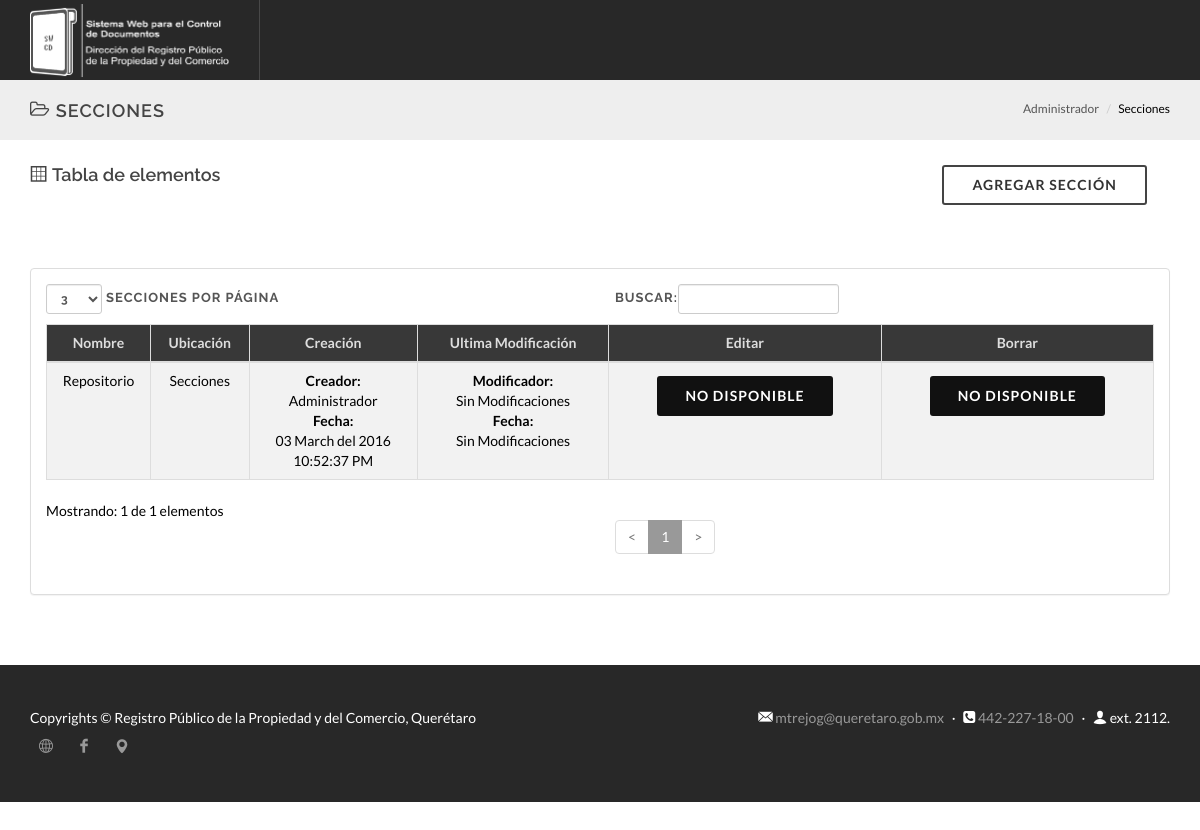
The page /administrador/secciones.php (signed in) on the database its author committed.
### tables this page shows
CREATE TABLE IF NOT EXISTS `secciones` (
  `id_seccion` int(11) NOT NULL AUTO_INCREMENT,
  `nom_seccion` varchar(100) NOT NULL,
  `path_seccion` varchar(1000) NOT NULL,
  `uc_seccion` int(11) NOT NULL,
  `fc_seccion` datetime NOT NULL,
  `um_seccion` int(11) DEFAULT NULL,
  `fm_seccion` datetime DEFAULT NULL,
  PRIMARY KEY (`id_seccion`),
  KEY `fk_SECCIONES_USUARIOS1_idx` (`uc_seccion`),
  KEY `fk_SECCIONES_USUARIOS2_idx` (`um_seccion`)
);

CREATE TABLE IF NOT EXISTS `usuarios` (
  `id_usuario` int(11) NOT NULL AUTO_INCREMENT,
  `no_usuario` int(11) NOT NULL,
  `nom_usuario` varchar(100) NOT NULL,
  `pass_usuario` varchar(32) NOT NULL,
  `email_usuario` varchar(80) NOT NULL,
  `tel_usuario` varchar(100) DEFAULT NULL,
  `ext_usuario` varchar(100) DEFAULT NULL,
  `subdir_usuario` int(11) NOT NULL,
  `area_usuario` int(11) NOT NULL,
  `proc_usuario` int(11) NOT NULL,
  `nivel_usuario` varchar(45) NOT NULL,
  `status_usuario` varchar(45) DEFAULT NULL,
  `uc_usuario` int(11) DEFAULT NULL,
  `fc_usuario` datetime DEFAULT NULL,
  `um_usuario` int(11) DEFAULT NULL,
  `fm_usuario` datetime DEFAULT NULL,
  PRIMARY KEY (`id_usuario`),
  KEY `fk_USUARIOS_PROCESOS1_idx` (`proc_usuario`),
  KEY `fk_USUARIOS_SUBDIRECCIONES1_idx` (`subdir_usuario`),
  KEY `fk_USUARIOS_AREAS1_idx` (`area_usuario`),
  KEY `fk_USUARIOS_USUARIOS1_idx` (`uc_usuario`),
  KEY `fk_USUARIOS_USUARIOS2_idx` (`um_usuario`)
);

### lib/class/Conexion.php (called while the page is built, shortened)
<?php
class Conexion
{
    private static $instancia;
    private $con;
    private function __construct()
    {
    try
    {
    $this->con = new PDO('mysql:host=localhost;dbname=rppc','root','');
    $this->con->exec("SET CHARSET utf8");
    }catch(PDOException $e)
    {
    echo "Error: ".$e->getMessage();
    die();
    }
    }
    public static function sing_conexion()
    {
      if(!Isset(self::$instancia))
      {
       self::$instancia = new $miclase;
      }
        return self::$instancia;
    }
    public function prepare($sql)
    {
       return $this->con->prepare($sql);
    }
}

### lib/class/Seccion.php (called while the page is built, shortened)
<?php
require_once 'Conexion.php';
class Seccion
{
private $con;
public function __construct()
{
 $this->con = Conexion::sing_conexion();
}
public function showData($id= null)
{
    try{
$sql ="SELECT * FROM secciones";
    $consulta = $this->con->prepare($sql);
    $consulta->execute();
    $this->con=NULL;
        if($consulta->rowCount()>0)
        {
            return $consulta;
        }else{
            return false;
        }
    }catch(PDOException $e){
      print "Error: ".$e->getMessage();
    }
}
}

### lib/class/Usuario.php (called while the page is built, shortened)
<?php
require_once 'Conexion.php';
class Usuario
{
private $con;
public function __construct()
{
 $this->con = Conexion::sing_conexion();
}
public function showData($id= null)
{
    try{
$sql ="SELECT * FROM usuarios,subdirecciones,areas,procesos
where subdir_usuario=id_subdireccion AND area_usuario=id_area AND proc_usuario=id_proceso ";
if($id != NULL){
    if($id == "Administrador"){
        $sql.=" AND nivel_usuario = 'Administrador'";
    }else{
        if($id == "Inactivo"){
            $sql.="AND status_usuario='Inactivo'";
        }else{
            $sql.=" AND id_usuario = ?";
        }
    }}else{
    $sql.="AND status_usuario='Activo'";
    }
    $consulta = $this->con->prepare($sql);
        if($id != NULL)
        {if($id != "Administrador"){
         if($id != "Inactivo"){
        $consulta->bindParam(1,$id);
        }}}
    $consulta->execute();
    $this->con=NULL;
        if($consulta->rowCount()>0)
        {
            return $consulta;
        }else{
            return false;
        }
    }catch(PDOException $e){
      print "Error: ".$e->getMessage();
    }
}
}

### administrador/secciones.php (the view, shortened to what this page needs)
<?php
include_once '../lib/class/Seccion.php';
include_once '../lib/class/Usuario.php';
$classSecciones = new Seccion();
$dataSeccion = $classSecciones -> showData();
?>
<!DOCTYPE html>
<html lang="es">
<head>
	<link rel="stylesheet" href="css/bootstrap.css" type="text/css" />
	<link rel="stylesheet" href="css/style.css" type="text/css" />
	<link rel="stylesheet" href="css/dark.css" type="text/css" />
	<link rel="stylesheet" href="css/animate.css" type="text/css" />
	<link rel="stylesheet" href="css/font-icons.css" type="text/css" />
	<link rel="stylesheet" href="css/responsive.css" type="text/css" />
	<link rel="stylesheet" href="css/magnific-popup.css" type="text/css" />
</head>
<body class="stretched side-panel-left" data-loader="4" data-loader-color="#999">
	<div id="wrapper" class="clearfix">
		<header id="header" class="full-header dark">
			<div id="header-wrap">
				<div class="container clearfix">
					<div id="logo">
						<a href="index.php" class="standard-logo side-panel-trigger">
						<img src="../res/images/logos/logoSWCD.png" alt="Logo RPPC">
						</a>
					</div>
				</div>
			</div>
		</header>
		<section id="page-title" class="page-title-mini">
			<div class="container clearfix">
				<h1><i class="icon-folder-open-alt"></i> Secciones</h1>
				<ol class="breadcrumb">
					<li><a href="index.php">Administrador</a></li>
					<li>Secciones</li>
				</ol>
			</div>
		</section>
		<section id="content">
			<div class="content-wrap-short">
				<div class="container clearfix">
                   <div class="col_three_fourth"><h4>
                   <i class="icon-grid"></i> Tabla de elementos</h4></div>
                   <div class="col_one_fourth col_last center">
                   <a href="form-secciones.php" class="button button-rounded button-reveal button-teal button-border tright"><i class="icon-plus-sign2"></i><span>Agregar Sección</span></a></div>
                    <div class="col_full">
						<div class="panel panel-default">
                                <div class="panel-body">
                                    <div class="table-responsive">
                                        <table class="table table-striped table-bordered table-hover" id="dataTables-example2">
                                            <thead>
                                                <tr>
                                                    <th>Nombre</th>
                                                    <th>Ubicación</th>
                                                    <th>Creación</th>
                                                    <th>Ultima Modificación</th>
                                                    <th>Editar</th>
                                                    <th>Borrar</th>
                                                </tr>
                                            </thead>
                                            <tbody>
                            <?php
                            if($dataSeccion != NULL){
                            while($data=$dataSeccion->fetchObject()){
                                if($data->uc_seccion==NULL){
                                    $uc_seccion="Sistema";
                                }else{
                                $idc=$data->uc_seccion;
                                $classUsuario = new Usuario();
                                $dataUsuario = $classUsuario -> showData($idc);
                                $dataU=$dataUsuario->fetchObject();
                                $uc_seccion=$dataU->nom_usuario;
                                }
                                if($data->fc_seccion==NULL){
                                    $fc_seccion="Creado con el sistema";
                                }else{
                                    $fecha = DateTime::createFromFormat('Y-m-d H:i:s', $data->fc_seccion);
                                    $ts= $fecha->getTimestamp();
                                    $fc_seccion=strftime("%d %B del %Y <br> %I:%M:%S %p",$ts);
                                }
                                if($data->um_seccion==NULL){
                                    $um_seccion="Sin Modificaciones";
                                }else{
                                $idm=$data->um_seccion;
                                $classUsuario2 = new Usuario();
                                $dataUsuario2 = $classUsuario2 -> showData($idm);
                                $dataU2=$dataUsuario2->fetchObject();
                                $um_seccion=$dataU2->nom_usuario;
                                }
                                 if($data->fm_seccion==NULL){
                                    $fm_seccion="Sin Modificaciones";
                                }else{
                                    $fecha = DateTime::createFromFormat('Y-m-d H:i:s', $data->fm_seccion);
                                    $ts= $fecha->getTimestamp();
                                    $fm_seccion=strftime("%d %B del %Y <br> %I:%M:%S %p",$ts);
                                }
                                 $pathSimpl_documento=str_replace('mods/', '', $data->path_seccion);
                            echo "<tr class='odd gradeX'>";
                            echo "<td>" . $data->nom_seccion . "</td>";
                            echo "<td>" . $pathSimpl_documento . "</td>";
                            echo "<td><Strong>Creador:</Strong><br>" . $uc_seccion . "<br>
                                      <Strong>Fecha:</Strong><br>" . $fc_seccion . "</td>";
                            echo "<td><Strong>Modificador:</Strong><br>" .$um_seccion . "<br>
                                      <Strong>Fecha:</Strong><br>" . $fm_seccion . "</td>";
                            if($data->id_seccion==1){
                            echo "<td class='center'>
                            <button type='submit' class=' button button-rounded button-reveal button-black tright'><i class='icon-forbidden'></i><span>No disponible</span></button>
                            </td>";
                            }
                            if($data->id_seccion==1){
                            echo "<td class='center'>
                            <button type='submit' class=' button button-rounded button-reveal button-black tright'><i class='icon-forbidden'></i><span>No disponible</span></button>
                            </td>";
                            }
                            echo "</tr>"; ?>
                            <?php } } ?>
                               </tbody>
                            </table>
                        </div>
                    </div>
                </div>
            </div>
				</div>
			</div>
		</section>
			<div id="copyrights">
				<div class="container clearfix">
					<div class="col_half">
						Copyrights &copy; Registro Público de la Propiedad y del Comercio, Querétaro
						<div class="copyright-links">
						    <a href="http://rppc.queretaro.gob.mx/rppcweb/portal/" target="_blank" class="social-icon si-small si-borderless si-call">
								<i class="icon-line2-globe"></i>
								<i class="icon-line2-globe"></i>
							</a>
							<a href="https://www.facebook.com/pages/Registro-P%C3%BAblico-de-la-Propiedad-y-del-Comercio/204363919592832" target="_blank" class="social-icon si-small si-borderless si-facebook">
								<i class="icon-facebook"></i>
								<i class="icon-facebook"></i>
							</a>
							<a href="https://goo.gl/maps/7kndgDTbdg22" target="_blank" class="social-icon si-small si-borderless si-evernote">
								<i class="icon-map-marker"></i>
								<i class="icon-map-marker"></i>
							</a>
						</div>
					</div>
					<div class="col_half col_last tright">
						<i class="icon-email3"></i> <a href="mailto:mtrejog@queretaro.gob.mx">mtrejog@queretaro.gob.mx</a> <span class="middot">&middot;</span> <i class="icon-phone-sign"></i> <a href="tel:+4222271800">442-227-18-00</a> <span class="middot">&middot;</span> <i class="icon-user"></i> ext. 2112.
					</div>
				</div>
			</div>
	</div>
</body>
</html>

### administrador/css/dark.css (style rules this page uses)
.dark, .dark h1, .dark h2, .dark h3, .dark h4, .dark h5, .dark h6 { color: #EEE; }
.dark #header:not(.transparent-header), #header.dark:not(.transparent-header) { background-color: #333; border-bottom: 1px solid rgba(255,255,255,0.05); }
.dark #header.full-header #header-wrap:not(.not-dark), #header.full-header.dark #header-wrap:not(.not-dark) { border-bottom-color: rgba(255,255,255,0.15); }
.dark #logo a { color: #CCC; }
.dark #header.full-header #header-wrap:not(.not-dark) #logo, #header.full-header.dark #header-wrap:not(.not-dark) #logo { border-right-color: rgba(255,255,255,0.15); }
.dark .table-striped > tbody > tr:nth-child(odd) > td, .dark .table-striped > tbody > tr:nth-child(odd) > th, .table-striped > tbody > tr:nth-child(odd) { background-color: rgba(0,0,0,0.05); }

### rows shown on the page
secciones: nom_seccion "Repositorio", path_seccion "Secciones", uc_seccion.nom_usuario "Administrador", fc_seccion "03 March del 2016 10:52:37 PM", um_seccion "Sin Modificaciones", fm_seccion "Sin Modificaciones", shows "NO DISPONIBLE"
